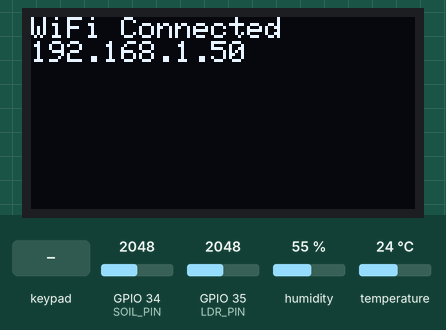
A sketch run on a simulated ESP32. Shown: 128×64 one-colour display. The test bench sets the inputs (shaded band); at power-on: temperature 24 °C, GPIO 34 (SOIL_PIN) = 2048, GPIO 35 (LDR_PIN) = 2048, humidity 55 % (analog values on the 0–4095 scale). WiFi joins after 1.5 s; servers stay silent unless stated; uploads are accepted with an empty reply; what the sketch prints to the serial monitor is not drawn.

Above: at 1.9 s.
At 4.3 s:
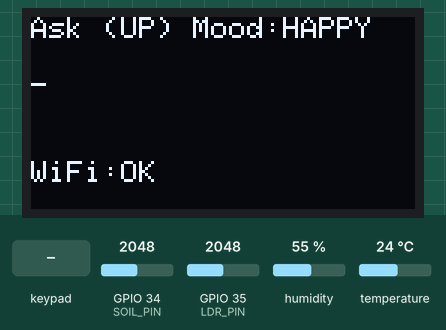
4.4 s: keypad keys 2 3 3 2 3 3 2 5 # pressed 0.4 s apart
At 9.1 s:
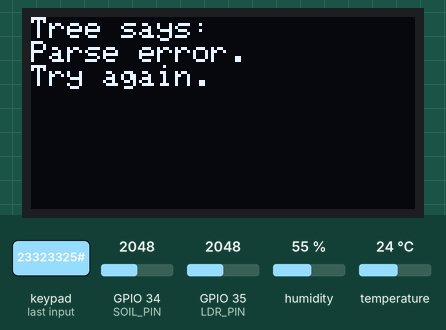
9.5 s: temperature set to 19 °C
11.0 s: temperature set to 16 °C
15.1 s: keypad keys A B C # pressed 0.4 s apart
At 17.2 s:
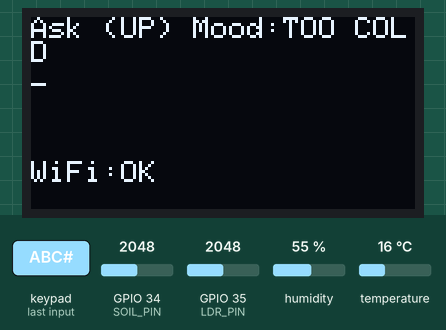
18.2 s: keypad keys 2 3 3 2 3 3 2 5 A pressed 0.4 s apart
At 22.4 s:
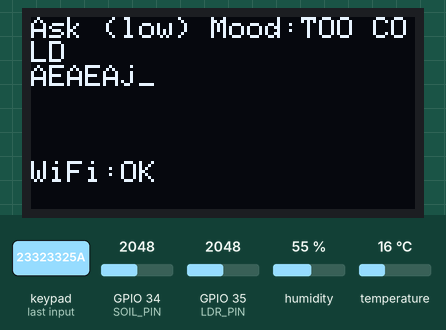
23.3 s: keypad keys 2 6 2 7 1 4 1 3 * pressed 0.4 s apart
At 27.4 s:
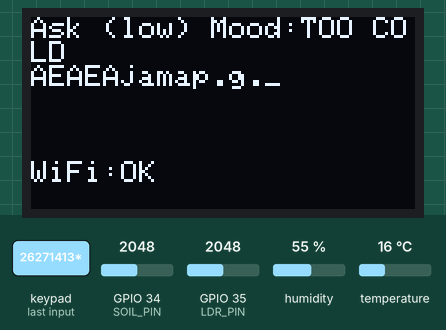
Timing chart, 0 to 28.9 s (numbered marks = the images above; inputs shaded):
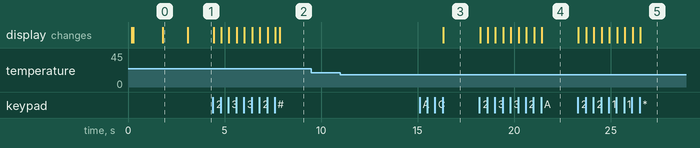

The sketch:

tree.ino
```cpp
#include <WiFi.h>
#include <WiFiClientSecure.h>
#include <HTTPClient.h>
#include <ArduinoJson.h>

#include <Wire.h>
#include <Adafruit_GFX.h>
#include <Adafruit_SSD1306.h>
#include <Keypad.h>
#include <DHT.h>

// ================= WIFI =================
const char* WIFI_SSID = "your ssid";
const char* WIFI_PASS = "yoour password";

// ================= OPENAI =================
static const char* OPENAI_API_KEY = "Api key";
// Responses API endpoint
static const char* OPENAI_URL = "https://api.openai.com/v1/responses";

// Pick a small/cheap model first.
// You can change later (e.g., "gpt-5-mini" or another from your account)
static const char* OPENAI_MODEL = "gpt-5-mini";

// Keep OLED-friendly output
static const int MAX_OUTPUT_TOKENS = 80;  // short answer

// ================= OLED =================
#define SCREEN_WIDTH 128
#define SCREEN_HEIGHT 64
Adafruit_SSD1306 display(SCREEN_WIDTH, SCREEN_HEIGHT, &Wire, -1);

// ================= KEYPAD =================
const byte ROWS = 4;
const byte COLS = 4;

char keys[ROWS][COLS] = {
  { '1', '2', '3', 'A' },
  { '4', '5', '6', 'B' },
  { '7', '8', '9', 'C' },
  { '*', '0', '#', 'D' }
};

// Your confirmed working pins
byte rowPins[ROWS] = { 23, 32, 33, 25 };
byte colPins[COLS] = { 26, 27, 14, 13 };

Keypad keypad = Keypad(makeKeymap(keys), rowPins, colPins, ROWS, COLS);

// ================= SENSORS =================
#define DHTPIN 4
#define DHTTYPE DHT11
DHT dht(DHTPIN, DHTTYPE);

#define SOIL_PIN 34
#define LDR_PIN 35

// ================= MULTI-TAP =================
static const uint32_t MULTITAP_WINDOW_MS = 800;
bool isUpper = true;

String committed = "";
char lastKey = 0;
int tapIndex = 0;
char tempChar = 0;
uint32_t lastTapMs = 0;

// ================= HEALTH =================
uint32_t lastSensorMs = 0;
static const uint32_t SENSOR_PERIOD_MS = 1500;

int soilRaw = 0;
int ldrRaw = 0;
float tempC = NAN;
float hum = NAN;

String healthState = "…";

// ================= HELPERS =================
const char* mapKeyToChars(char k) {
  switch (k) {
    case '1': return ".,?!";
    case '2': return "ABC";
    case '3': return "DEF";
    case '4': return "GHI";
    case '5': return "JKL";
    case '6': return "MNO";
    case '7': return "PQRS";
    case '8': return "TUV";
    case '9': return "WXYZ";
    default: return "";
  }
}

char applyCase(char c) {
  if (c >= 'A' && c <= 'Z') return isUpper ? c : (char)(c - 'A' + 'a');
  if (c >= 'a' && c <= 'z') return isUpper ? (char)(c - 'a' + 'A') : c;
  return c;
}

void commitTempIfAny() {
  if (tempChar != 0) committed += tempChar;
  tempChar = 0;
  lastKey = 0;
  tapIndex = 0;
}

void backspaceOne() {
  if (tempChar != 0) {
    tempChar = 0;
    lastKey = 0;
    tapIndex = 0;
    return;
  }
  if (committed.length() > 0) committed.remove(committed.length() - 1);
}

void handleMultiTapKey(char k) {
  const char* chars = mapKeyToChars(k);
  int len = (int)strlen(chars);
  if (len == 0) return;

  uint32_t now = millis();

  if (k == lastKey && (now - lastTapMs) <= MULTITAP_WINDOW_MS && tempChar != 0) {
    tapIndex = (tapIndex + 1) % len;
  } else {
    commitTempIfAny();
    lastKey = k;
    tapIndex = 0;
  }

  tempChar = applyCase(chars[tapIndex]);
  lastTapMs = now;
}

int readAdcAvg(int pin, int samples = 10) {
  long sum = 0;
  for (int i = 0; i < samples; i++) {
    sum += analogRead(pin);
    delay(2);
  }
  return (int)(sum / samples);
}

// Hysteresis for stable THIRSTY/HAPPY
void computeHealth() {
  static bool isThirsty = false;
  const int THIRSTY_ON = 3200;
  const int THIRSTY_OFF = 2800;

  if (!isThirsty && soilRaw > THIRSTY_ON) isThirsty = true;
  if (isThirsty && soilRaw < THIRSTY_OFF) isThirsty = false;

  bool tooHot = (!isnan(tempC) && tempC > 35.0);
  bool tooCold = (!isnan(tempC) && tempC < 18.0);
  bool lowLight = (ldrRaw > 3000);

  if (isThirsty) healthState = "THIRSTY";
  else if (tooHot) healthState = "TOO HOT";
  else if (tooCold) healthState = "TOO COLD";
  else if (lowLight) healthState = "LOW LIGHT";
  else healthState = "HAPPY";
}

void updateSensorsIfDue() {
  uint32_t now = millis();
  if (now - lastSensorMs < SENSOR_PERIOD_MS) return;
  lastSensorMs = now;

  soilRaw = readAdcAvg(SOIL_PIN, 10);
  ldrRaw = readAdcAvg(LDR_PIN, 10);

  float t = dht.readTemperature();
  float h = dht.readHumidity();
  if (!isnan(t)) tempC = t;
  if (!isnan(h)) hum = h;

  computeHealth();

  Serial.print("[SENS] soil=");
  Serial.print(soilRaw);
  Serial.print(" ldr=");
  Serial.print(ldrRaw);
  Serial.print(" t=");
  Serial.print(tempC);
  Serial.print(" h=");
  Serial.print(hum);
  Serial.print(" mood=");
  Serial.println(healthState);
}

// ================= DISPLAY =================
void drawInputScreen() {
  display.clearDisplay();
  display.setTextSize(1);
  display.setCursor(0, 0);

  display.print("Ask (");
  display.print(isUpper ? "UP" : "low");
  display.print(") Mood:");
  display.println(healthState);

  String shown = committed;
  if (tempChar != 0) shown += tempChar;
  shown += "_";

  const int CHARS_PER_LINE = 21;
  const int MAX_LINES = 2;
  int maxChars = CHARS_PER_LINE * MAX_LINES;

  if ((int)shown.length() > maxChars) {
    shown = shown.substring(shown.length() - maxChars);
  }

  for (int line = 0; line < MAX_LINES; line++) {
    display.setCursor(0, 16 + line * 16);
    int start = line * CHARS_PER_LINE;
    if (start >= (int)shown.length()) break;
    display.print(shown.substring(start, min(start + CHARS_PER_LINE, (int)shown.length())));
  }

  display.setCursor(0, 48);
  display.print("WiFi:");
  display.print(WiFi.status() == WL_CONNECTED ? "OK" : "NO");

  display.display();
}

void drawTreeReply(const String& msg) {
  display.clearDisplay();
  display.setTextSize(1);
  display.setCursor(0, 0);
  display.println("Tree says:");
  display.println(msg);
  display.display();
}

void waitForHashToContinue() {
  while (true) {
    updateSensorsIfDue();
    char k = keypad.getKey();
    if (k == '#') break;
    delay(30);
  }
}

// ================= OPENAI CALL =================
String askOpenAI(const String& question) {
  if (WiFi.status() != WL_CONNECTED) return "No WiFi.\nI cannot speak.";

  String sys =
    "You are the Tree of Wisdom, speaking as a living tree.\n\n"

    "You can answer in two modes:\n"
    "MODE 1 (Health Mode): If the question is about how you feel, what you need, "
    "or why you are sad or happy, base your reply on your current health.\n"
    "MODE 2 (Knowledge Mode): If the question is about trees in general "
    "(what trees are, why they are important, roots, leaves, sunlight, air, growth), "
    "answer with general tree knowledge and do NOT mention your current health.\n\n"

    "Rules:\n"
    "- Reply in exactly 2 short lines.\n"
    "- Each line must fit on a small OLED screen.\n"
    "- Use simple ASCII characters only.\n"
    "- No emojis. No long explanations.\n"
    "- If the question is unrelated, gently redirect to trees or growth.\n"
    "- Choose the correct mode based on the question.";


  String user =
    "Tree health: " + healthState + "\n" + "Soil(raw): " + String(soilRaw) + "\n" + "Light(raw): " + String(ldrRaw) + "\n" + "Temp(C): " + (isnan(tempC) ? String("NA") : String(tempC, 1)) + "\n" + "Humidity(%): " + (isnan(hum) ? String("NA") : String(hum, 0)) + "\n\n" + "Student asked: " + question + "\n\n" + "Reply as the Tree.";

  StaticJsonDocument<2048> doc;
  doc["model"] = OPENAI_MODEL;
  doc["max_output_tokens"] = MAX_OUTPUT_TOKENS;

  JsonArray input = doc.createNestedArray("input");
  JsonObject m1 = input.createNestedObject();
  JsonObject reasoning = doc.createNestedObject("reasoning");
  reasoning["effort"] = "minimal";

  m1["role"] = "system";
  m1["content"] = sys;

  JsonObject m2 = input.createNestedObject();
  m2["role"] = "user";
  m2["content"] = user;

  String body;
  serializeJson(doc, body);

  WiFiClientSecure client;
  client.setInsecure();  // classroom simplicity

  HTTPClient https;
  if (!https.begin(client, OPENAI_URL)) return "TLS failed.\nTry again.";

  https.addHeader("Content-Type", "application/json");
  https.addHeader("Authorization", String("Bearer ") + OPENAI_API_KEY);

  int code = https.POST(body);
  String payload = https.getString();
  https.end();

  Serial.print("[OPENAI] HTTP ");
  Serial.println(code);
  // Uncomment ONCE for debugging:
  Serial.println(payload);

  if (code < 200 || code >= 300) return "API error.\nCheck key/model.";

  DynamicJsonDocument resp(12288);
  DeserializationError err = deserializeJson(resp, payload);
  if (err) return "Parse error.\nTry again.";

  // === Robust extraction for Responses API ===
  String out = "";

  if (resp["output"].is<JsonArray>()) {
    for (JsonObject item : resp["output"].as<JsonArray>()) {
      // Look for assistant message items
      const char* type = item["type"] | "";
      if (strcmp(type, "message") != 0) continue;

      if (!item["content"].is<JsonArray>()) continue;
      for (JsonObject part : item["content"].as<JsonArray>()) {
        const char* ptype = part["type"] | "";
        if (strcmp(ptype, "output_text") == 0) {
          const char* text = part["text"] | "";
          if (strlen(text) > 0) {
            if (out.length() > 0) out += "\n";
            out += text;
          }
        }
      }
    }
  }

  out.trim();
  if (out.length() == 0) return "No words.\nTry again.";

  // Keep OLED friendly
  if (out.length() > 180) {
    out = out.substring(0, 180);
    int lastSpace = out.lastIndexOf(' ');
    if (lastSpace > 60) out = out.substring(0, lastSpace);
  }

  return out;
}


// ================= SETUP / LOOP =================
void connectWiFi() {
  display.clearDisplay();
  display.setCursor(0, 0);
  display.println("Connecting WiFi...");
  display.display();

  WiFi.mode(WIFI_STA);
  WiFi.begin(WIFI_SSID, WIFI_PASS);

  uint32_t start = millis();
  while (WiFi.status() != WL_CONNECTED && millis() - start < 15000) {
    delay(300);
    Serial.print(".");
  }
  Serial.println();

  display.clearDisplay();
  display.setCursor(0, 0);
  if (WiFi.status() == WL_CONNECTED) {
    display.println("WiFi Connected");
    display.println(WiFi.localIP());
  } else {
    display.println("WiFi FAILED");
  }
  display.display();
  delay(1200);
}

void setup() {
  Serial.begin(115200);
  delay(200);

  analogReadResolution(12);

  Wire.begin(21, 22);

  if (!display.begin(SSD1306_SWITCHCAPVCC, 0x3C)) {
    Serial.println("OLED init failed");
    while (true) delay(1000);
  }

  display.clearDisplay();
  display.setTextSize(1);
  display.setTextColor(SSD1306_WHITE);
  display.display();

  dht.begin();
  connectWiFi();

  lastSensorMs = 0;
  updateSensorsIfDue();
  drawInputScreen();

  Serial.println("Tree of Wisdom v2 (Direct OpenAI) ready.");
}

void loop() {
  // Commit temp char if user pauses
  if (tempChar != 0 && (millis() - lastTapMs) > MULTITAP_WINDOW_MS) {
    commitTempIfAny();
    drawInputScreen();
  }

  updateSensorsIfDue();

  char key = keypad.getKey();
  if (!key) return;

  Serial.print("Key: ");
  Serial.println(key);

  if (key >= '2' && key <= '9') {
    handleMultiTapKey(key);
    drawInputScreen();
    return;
  }

  if (key == '1') {
    handleMultiTapKey('1');
    drawInputScreen();
    return;
  }

  if (key == '0') {
    commitTempIfAny();
    if (committed.length() < 120) committed += ' ';
    drawInputScreen();
    return;
  }

  if (key == '*') {
    backspaceOne();
    drawInputScreen();
    return;
  }

  if (key == 'A') {
    isUpper = !isUpper;
    if (tempChar != 0) tempChar = applyCase(tempChar);
    drawInputScreen();
    return;
  }

  if (key == 'B') {
    committed = "";
    tempChar = 0;
    lastKey = 0;
    tapIndex = 0;
    drawInputScreen();
    return;
  }

  if (key == '#') {
    commitTempIfAny();
    String question = committed;
    if (question.length() == 0) {
      drawTreeReply("Ask me softly.\nI am listening.");
      waitForHashToContinue();
      drawInputScreen();
      return;
    }

    drawTreeReply("Thinking...\n(roots whisper)");
    String reply = askOpenAI(question);
    drawTreeReply(reply);

    // stay until # pressed again
    waitForHashToContinue();

    committed = "";
    tempChar = 0;
    lastKey = 0;
    tapIndex = 0;
    drawInputScreen();
    return;
  }

  // C/D reserved
}
```

Measured:
- after the input at 4.4 s, the display: first changes at once (image 2 shows a later state)
- after the input at 9.5 s, every drawn part: stays the same
- after the input at 11.0 s, every drawn part: stays the same
- after the input at 15.1 s, the display: changes after 1.2 s (image 3)
- after the input at 18.2 s, the display: first changes at once (image 4 shows a later state)
- after the input at 23.3 s, the display: first changes at once (image 5 shows a later state)
- what the display in image 0 shows lasts 1.3 s, from 1.8 s to 3.1 s
